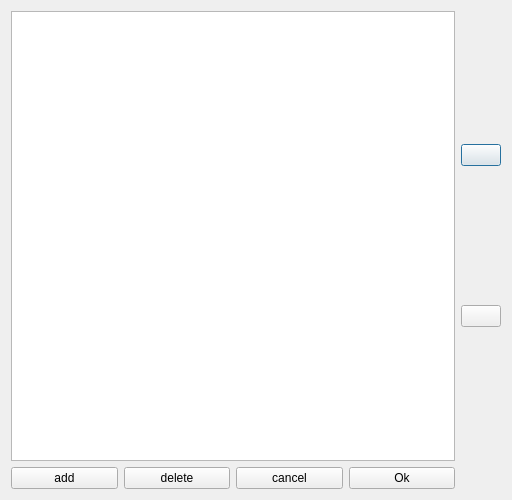
<?xml version="1.0" encoding="UTF-8"?>
<ui version="4.0">
 <class>Dialog</class>
 <widget class="QDialog" name="Dialog">
  <property name="geometry">
   <rect>
    <x>0</x>
    <y>0</y>
    <width>512</width>
    <height>500</height>
   </rect>
  </property>
  <property name="windowTitle">
   <string>Edit Commands</string>
  </property>
  <layout class="QGridLayout" name="gridLayout">
   <item row="0" column="0">
    <widget class="QTableView" name="tableView"/>
   </item>
   <item row="0" column="1">
    <layout class="QVBoxLayout" name="verticalLayout">
     <item>
      <widget class="QPushButton" name="BtnUp">
       <property name="text">
        <string/>
       </property>
       <property name="icon">
        <iconset>
         <normaloff>../Templates/Oxygen-Icons.org-Oxygen-Actions-go-up.ico</normaloff>../Templates/Oxygen-Icons.org-Oxygen-Actions-go-up.ico</iconset>
       </property>
      </widget>
     </item>
     <item>
      <widget class="QPushButton" name="BtnDown">
       <property name="text">
        <string/>
       </property>
       <property name="icon">
        <iconset>
         <normaloff>../Templates/Oxygen-Icons.org-Oxygen-Actions-go-down.ico</normaloff>../Templates/Oxygen-Icons.org-Oxygen-Actions-go-down.ico</iconset>
       </property>
      </widget>
     </item>
    </layout>
   </item>
   <item row="1" column="0">
    <layout class="QHBoxLayout" name="horizontalLayout">
     <item>
      <widget class="QPushButton" name="BtnAdd">
       <property name="text">
        <string>add</string>
       </property>
      </widget>
     </item>
     <item>
      <widget class="QPushButton" name="BtnDel">
       <property name="text">
        <string>delete</string>
       </property>
      </widget>
     </item>
     <item>
      <widget class="QPushButton" name="BtnCancel">
       <property name="text">
        <string>cancel</string>
       </property>
      </widget>
     </item>
     <item>
      <widget class="QPushButton" name="BtnOk">
       <property name="text">
        <string>Ok</string>
       </property>
      </widget>
     </item>
    </layout>
   </item>
  </layout>
 </widget>
 <resources/>
 <connections/>
</ui>
